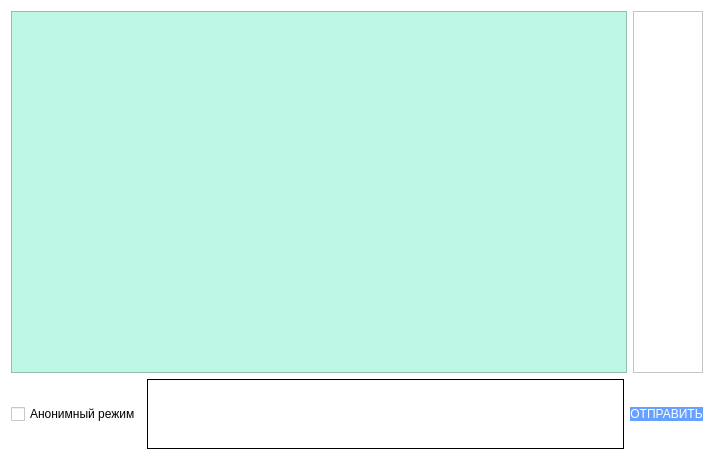
<?xml version="1.0" encoding="UTF-8"?>
<ui version="4.0">
 <class>chat</class>
 <widget class="QWidget" name="chat">
  <property name="geometry">
   <rect>
    <x>0</x>
    <y>0</y>
    <width>714</width>
    <height>460</height>
   </rect>
  </property>
  <property name="windowTitle">
   <string>Form</string>
  </property>
  <property name="styleSheet">
   <string notr="true">QWidget{
	background-color: white
}
</string>
  </property>
  <layout class="QVBoxLayout" name="verticalLayout">
   <item>
    <layout class="QHBoxLayout" name="higher_panel">
     <item>
      <widget class="QScrollArea" name="messages">
       <property name="sizePolicy">
        <sizepolicy hsizetype="Expanding" vsizetype="Expanding">
         <horstretch>0</horstretch>
         <verstretch>0</verstretch>
        </sizepolicy>
       </property>
       <property name="styleSheet">
        <string notr="true">QScrollArea{
	background-color: #bef7e5;
}
QWidget{
	background-color: #bef7e5;
}</string>
       </property>
       <property name="lineWidth">
        <number>0</number>
       </property>
       <property name="verticalScrollBarPolicy">
        <enum>Qt::ScrollBarPolicy::ScrollBarAsNeeded</enum>
       </property>
       <property name="horizontalScrollBarPolicy">
        <enum>Qt::ScrollBarPolicy::ScrollBarAlwaysOff</enum>
       </property>
       <property name="sizeAdjustPolicy">
        <enum>QAbstractScrollArea::SizeAdjustPolicy::AdjustIgnored</enum>
       </property>
       <property name="widgetResizable">
        <bool>true</bool>
       </property>
       <property name="alignment">
        <set>Qt::AlignmentFlag::AlignBottom|Qt::AlignmentFlag::AlignRight|Qt::AlignmentFlag::AlignTrailing</set>
       </property>
       <widget class="QWidget" name="chat_2">
        <property name="geometry">
         <rect>
          <x>0</x>
          <y>0</y>
          <width>615</width>
          <height>359</height>
         </rect>
        </property>
        <property name="sizePolicy">
         <sizepolicy hsizetype="MinimumExpanding" vsizetype="MinimumExpanding">
          <horstretch>0</horstretch>
          <verstretch>0</verstretch>
         </sizepolicy>
        </property>
        <property name="styleSheet">
         <string notr="true"/>
        </property>
        <layout class="QVBoxLayout" name="verticalLayout_2">
         <property name="spacing">
          <number>6</number>
         </property>
         <property name="sizeConstraint">
          <enum>QLayout::SizeConstraint::SetDefaultConstraint</enum>
         </property>
         <property name="leftMargin">
          <number>0</number>
         </property>
         <property name="topMargin">
          <number>0</number>
         </property>
         <property name="rightMargin">
          <number>0</number>
         </property>
         <property name="bottomMargin">
          <number>0</number>
         </property>
         <item>
          <spacer name="verticalSpacer">
           <property name="orientation">
            <enum>Qt::Orientation::Vertical</enum>
           </property>
           <property name="sizeHint" stdset="0">
            <size>
             <width>20</width>
             <height>40</height>
            </size>
           </property>
          </spacer>
         </item>
        </layout>
       </widget>
      </widget>
     </item>
     <item>
      <widget class="QScrollArea" name="scrollArea_2">
       <property name="sizePolicy">
        <sizepolicy hsizetype="Minimum" vsizetype="Expanding">
         <horstretch>0</horstretch>
         <verstretch>0</verstretch>
        </sizepolicy>
       </property>
       <property name="horizontalScrollBarPolicy">
        <enum>Qt::ScrollBarPolicy::ScrollBarAlwaysOff</enum>
       </property>
       <property name="widgetResizable">
        <bool>true</bool>
       </property>
       <widget class="QWidget" name="users">
        <property name="geometry">
         <rect>
          <x>0</x>
          <y>0</y>
          <width>69</width>
          <height>359</height>
         </rect>
        </property>
        <layout class="QVBoxLayout" name="verticalLayout_3">
         <property name="spacing">
          <number>2</number>
         </property>
         <property name="sizeConstraint">
          <enum>QLayout::SizeConstraint::SetMinAndMaxSize</enum>
         </property>
         <property name="leftMargin">
          <number>2</number>
         </property>
         <property name="topMargin">
          <number>2</number>
         </property>
         <property name="rightMargin">
          <number>2</number>
         </property>
         <property name="bottomMargin">
          <number>2</number>
         </property>
         <item>
          <spacer name="verticalSpacer_2">
           <property name="orientation">
            <enum>Qt::Orientation::Vertical</enum>
           </property>
           <property name="sizeHint" stdset="0">
            <size>
             <width>20</width>
             <height>40</height>
            </size>
           </property>
          </spacer>
         </item>
        </layout>
       </widget>
      </widget>
     </item>
    </layout>
   </item>
   <item>
    <layout class="QHBoxLayout" name="lower_panel">
     <item>
      <widget class="QCheckBox" name="anonymus">
       <property name="text">
        <string>Анонимный режим</string>
       </property>
      </widget>
     </item>
     <item>
      <layout class="QVBoxLayout" name="verticalLayout_6"/>
     </item>
     <item>
      <widget class="QTextEdit" name="inputText">
       <property name="sizePolicy">
        <sizepolicy hsizetype="Expanding" vsizetype="Maximum">
         <horstretch>0</horstretch>
         <verstretch>0</verstretch>
        </sizepolicy>
       </property>
       <property name="styleSheet">
        <string notr="true">QTextEdit{
	background-color: white;
	border-width: 1px;
    border-style: solid;
    border-color: black;
}</string>
       </property>
      </widget>
     </item>
     <item>
      <widget class="QPushButton" name="buttonSend">
       <property name="sizePolicy">
        <sizepolicy hsizetype="Maximum" vsizetype="Maximum">
         <horstretch>0</horstretch>
         <verstretch>0</verstretch>
        </sizepolicy>
       </property>
       <property name="styleSheet">
        <string notr="true">QPushButton { background-color: #66a1ff; border: none; color: white;}</string>
       </property>
       <property name="text">
        <string>ОТПРАВИТЬ</string>
       </property>
      </widget>
     </item>
    </layout>
   </item>
  </layout>
 </widget>
 <resources/>
 <connections/>
</ui>
